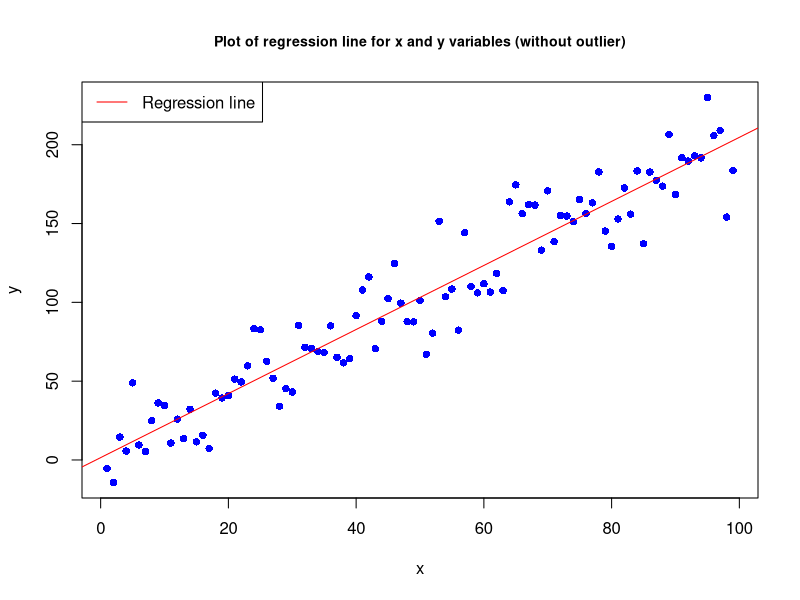
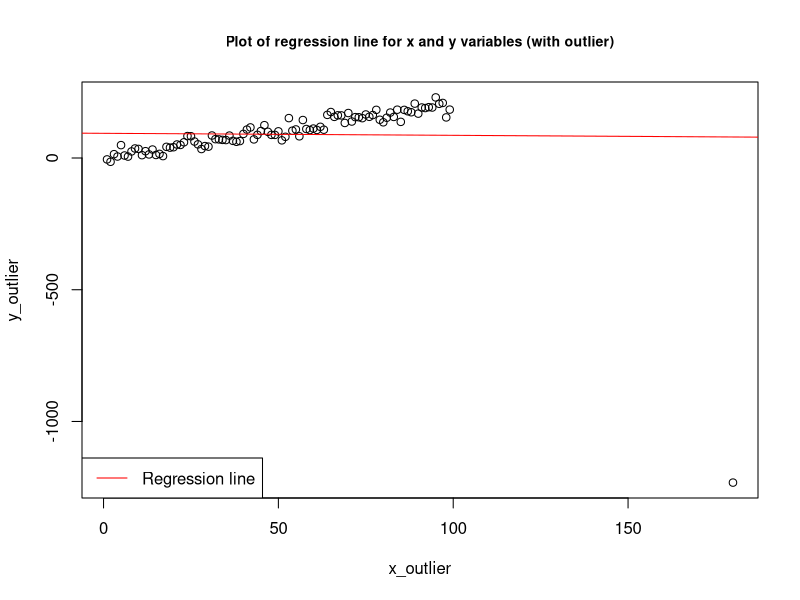
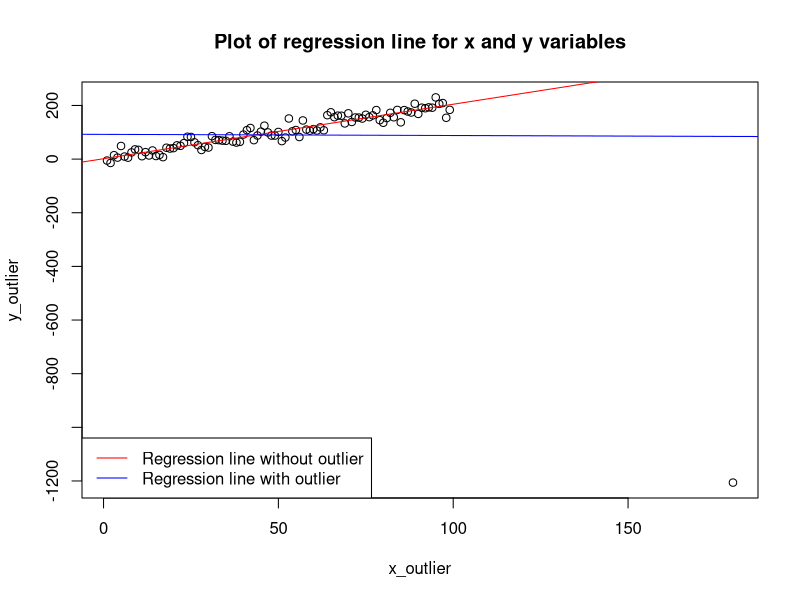

The R source for these figures, in order:
x = seq(1,99,by =1)
y = 2*x + rnorm(99,0,20)
fit = lm(y~x)
summary(fit)
plot(x,y,xlab="x", ylab="y",pch=16,col="blue",main="Plot of regression line for x and y variables (without outlier)",cex.main=0.85)
regress_line1 = abline(fit,col="red")
legend("topleft",legend="Regression line",col="red",lty=1)

x_outlier = x
x_outlier[100] = 180
y_outlier = y
y_outlier[100] = -7*180 + rnorm(1,50,20)
fit_outlier = lm(y_outlier~x_outlier)
summary(fit_outlier)
plot(x_outlier,y_outlier,main="Plot of regression line for x and y variables (with outlier)",cex.main=0.85)
regress_line2 = abline(lm(y_outlier~x_outlier),col='red')
legend("bottomleft",legend="Regression line",col="red",lty=1)


x_outlier = x
x_outlier[100] = 180
y_outlier = y
y_outlier[100] = -7*180 + rnorm(1,50,20)
fit_outlier = lm(y_outlier~x_outlier)
summary(fit_outlier)
plot(x_outlier,y_outlier,main="Plot of regression line for x and y variables")
regress_line1 = abline(fit,col="red")
regress_line2 = abline(lm(y_outlier~x_outlier),col='blue')
legend("bottomleft",legend=c("Regression line without outlier", "Regression line with outlier"),col=c("red","blue"),lty=1)
